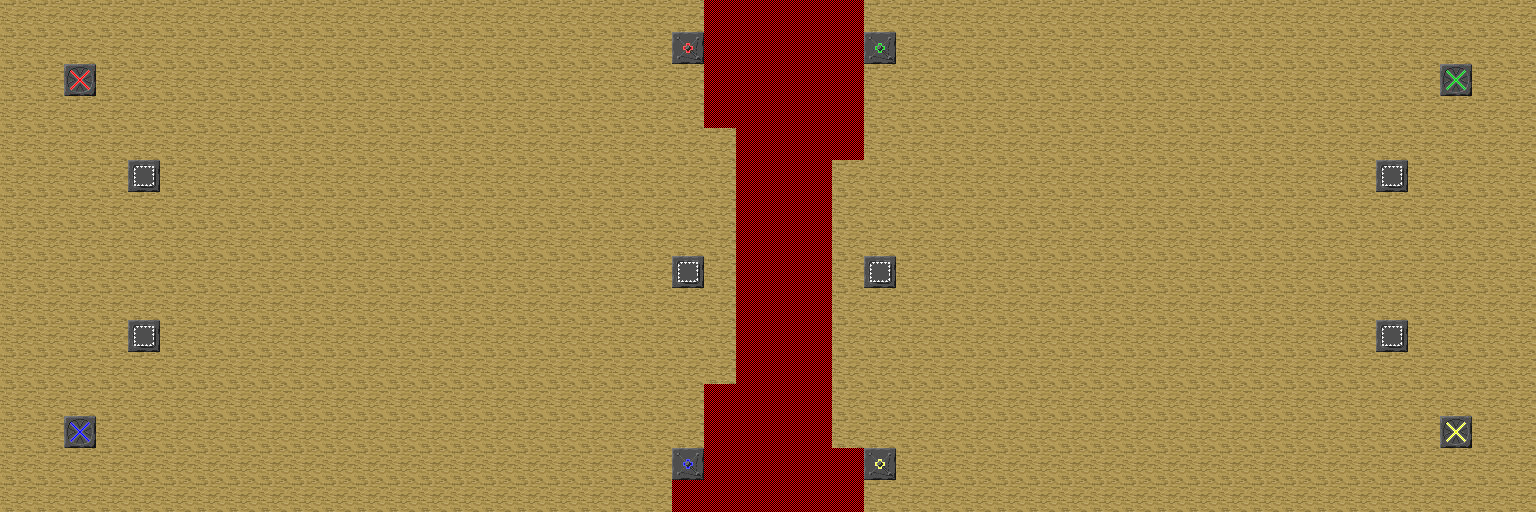

A 2D game scene composited from a Tiled map and its tileset images. What follows is a short description and the map's XML, with each tile layer's data collapsed to a summary:
An orthogonal 48x16 tile map with 32x32 px tiles, 3 tile layers (terrain, buildings, collision), 1 hidden layer not drawn.

<map version="1.0" orientation="orthogonal" width="48" height="16" tilewidth="32" tileheight="32">
 <properties>
  <property name="author" value="h4xxel" />
  <property name="max_players" value="4" />
  <property name="name" value="River of Plasma" />
  <property name="size" value="48x16" />
  <property name="tileset" value="mapdata/default.png" />
  <property name="version" value="0.1" />
 </properties>
 <tileset firstgid="1" name="default" tilewidth="32" tileheight="32">
  <image source="default.png" trans="00ffff" width="512" height="512" />
 </tileset>
 <layer name="terrain" width="48" height="16">
  <data>[768 cells, 704 non-empty, 1 distinct tile ids]</data>
 </layer>
 <layer name="buildings" width="48" height="16">
  <data>[768 cells, 14 non-empty, 9 distinct tile ids]</data>
 </layer>
 <layer name="collision" width="48" height="16">
  <data>[768 cells, 64 non-empty, 1 distinct tile ids]</data>
 </layer>
 <layer name="fow" width="48" height="16" visible="0">
  <data>[768 cells, 768 non-empty, 1 distinct tile ids]</data>
 </layer>
</map>
